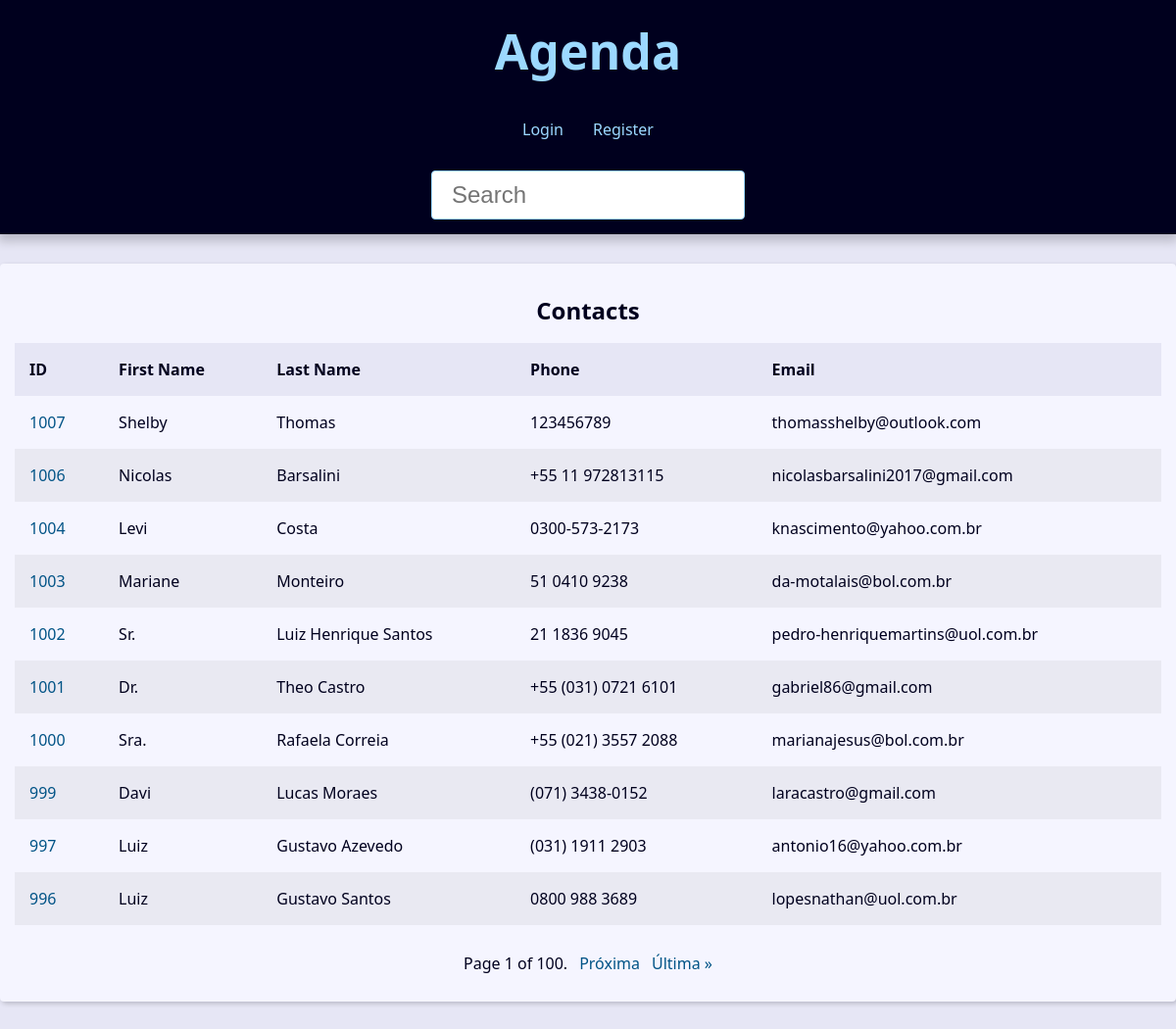
Before: / with the older database file.
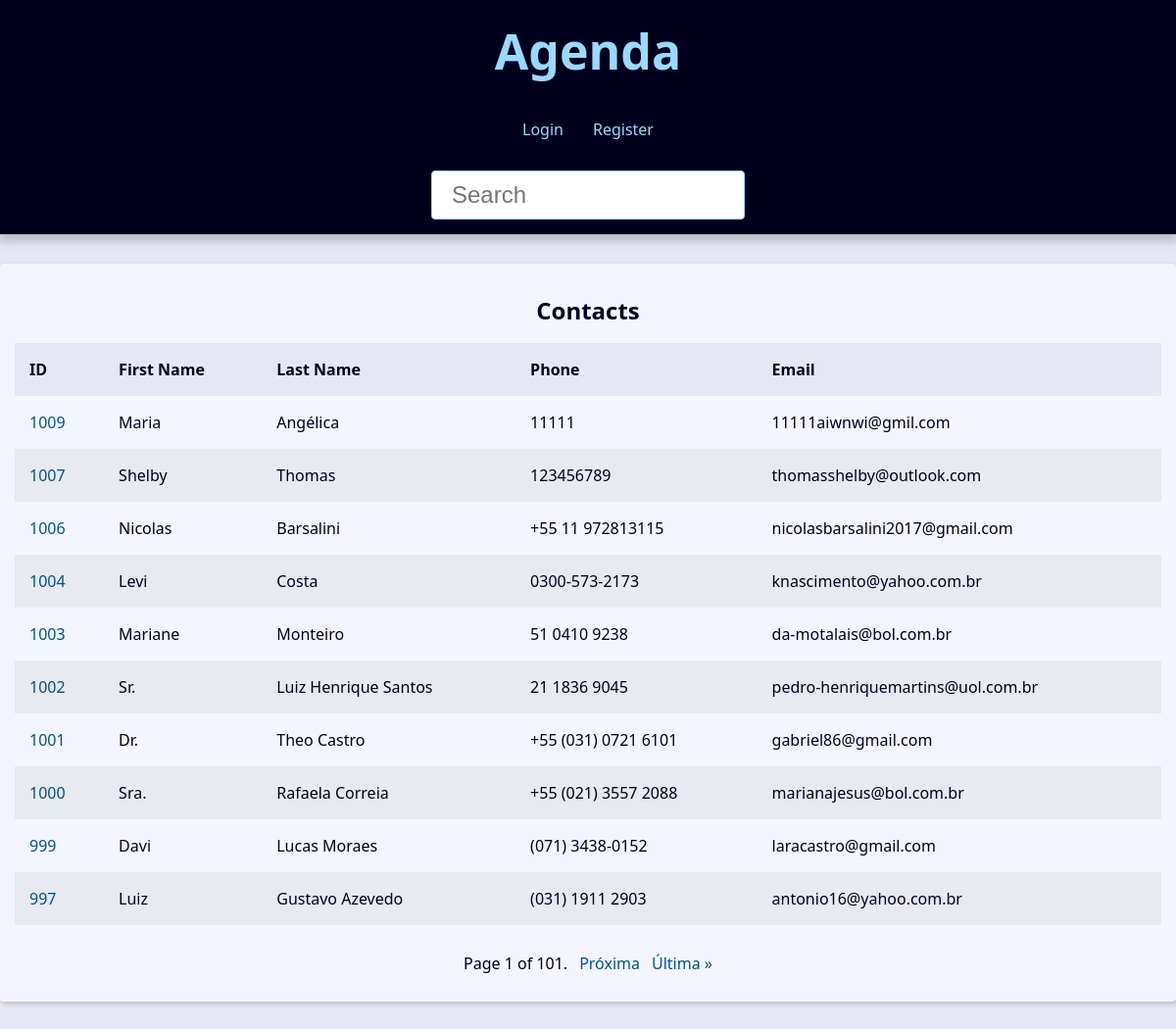
After: the same page with the newer database file.
### contact/models.py (models this page shows, shortened)
class Contact(models.Model): #herda do models model, sintetizo uma tabela a partir disso
    class Meta:
        verbose_name = 'Contact'
        verbose_name_plural = 'Contacts' #corrije como fica ilustrado a descrição la no admin
    first_name = models.CharField(max_length=50) #sao por padrao obrigatorios caso estejam cadastrados aqui
    last_name = models.CharField(max_length=50, blank=True)
    phone = models.CharField(max_length=50) #o campo se torna opcional
    email = models.EmailField(max_length=200)
    created_date = models.DateTimeField(default=timezone.now) #valor padrao ao registrar no banc de dados
    description = models.TextField(blank=True)
    show = models.BooleanField(default=True) #saber se eu quero ou nao exibir o contato
    picture = models.ImageField(blank=True, upload_to='pictures/%Y/%m/') #upload_to fala onde deve ser enviada a imagem
    category = models.ForeignKey(Category, on_delete=models.SET_NULL, blank=True, null=True) #indico para qual eh apontada a chave e o que acontece ao apagar um contato
    owner = models.ForeignKey(User, on_delete=models.SET_NULL, blank=True, null=True)

### contact/views/contact_views.py (the view)
# urls.py: path('', views.index, name='index'), #criar a view # type:ignor
def index(request):
    contacts = Contact.objects.filter(show=True).order_by('-id')
    paginator = Paginator(contacts, 10) #objeto e quantidade de contato por pagina
    page_number = request.GET.get('page')
    page_obj = paginator.get_page(page_number)
    context = {
        'page_obj' : page_obj,
        'site_title' : 'Contatos - '
    }
    return render(
        request,
        'contact/index.html',
        context
    )

### contact/templates/contact/index.html
{% extends "global/base.html" %}
{% block content %}
{% if page_obj %}
    <div class="responsive-table">
        <table class="contacts-table">
            <caption class="table-caption">Contacts</caption>
            <thead>
                <tr class="table-row table-row-header">
                    <th class="table-header">ID</th>
                    <th class="table-header">First Name</th>
                    <th class="table-header">Last Name</th>
                    <th class="table-header">Phone</th>
                    <th class="table-header">Email</th>
                </tr>
            </thead>
            <tbody>
                {% for contact in page_obj %}
                  <tr class="table-row">
                    <td class="table-cel">
                        <a
                        class="table-link"
                        href="{% url "contact:contact" contact.id %}">
                            {{ contact.id }}
                        </a>
                    </td>
                    <td class="table-cel">
                        {{contact.first_name}}
                    </td>
                    <td class="table-cel">
                        {{contact.last_name}}
                    </td>
                    <td class="table-cel">
                        {{contact.phone}}
                    </td>
                    <td class="table-cel">
                        {{contact.email}}
                    </td>
                  </tr>
                {% endfor %}
            </tbody>
        </table>
    </div>
{% else %}
<div class="single-contact">
    <h1 class="single-contact-name">
        Nenhum contato encontrado.
    </h1>
</div>
{% endif %}
{% endblock content %}

Changed rows visible on the page:
no longer on this page (row unchanged): Contact: id "996", first_name "Luiz", last_name "Gustavo Santos", phone "0800 988 3689", email "lopesnathan@uol.com.br"
added Contact: id "1009", first_name "Maria", last_name "Angélica", phone "11111", email "11111aiwnwi@gmil.com"
Other visible differences:
{{ page_obj.paginator.num_pages }}: "100" → "101"
